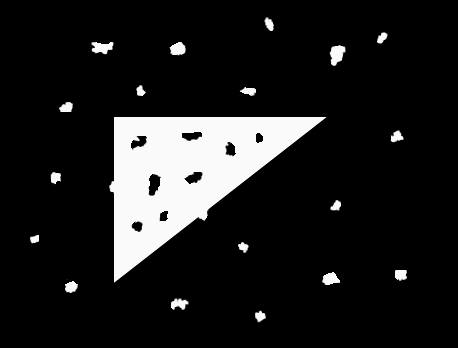
#> input picture image_processing/Ass3/images/noisy.tiff, 458 x 348 px
$ python morph.py   (older library calls are emulated)
#> lines starting #> are read from the running program, lines starting #| are printed output that depends on the picture; after the words box and inside, x2 and y2 are one past the last pixel; in counts of white or black regions, pixels touching at a corner belong together
import numpy as np
import matplotlib.pyplot as plt
import math
from scipy import misc
from scipy.ndimage.morphology import binary_opening, binary_closing, binary_erosion, binary_dilation


def noise_removal(image):
	# Generate disc-matrix
	y,x = np.ogrid[-7: 7+1, -7: 7+1]
	mask = x**2+y**2 <= 7**2

	# Remove noise
	temp = binary_opening(image, mask)
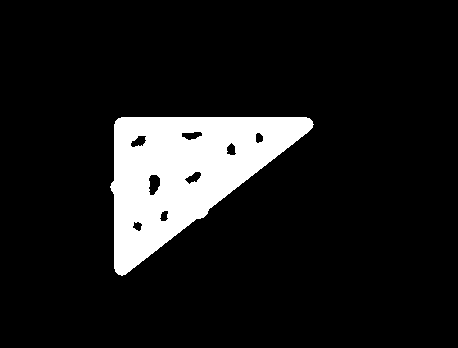
#> temp: shape (348, 458) bool; 10.6% white; 1 white region, box (x1, y1, x2, y2) and area: (110, 117, 314, 276) 16967
	filtered_image = binary_closing(temp, mask)
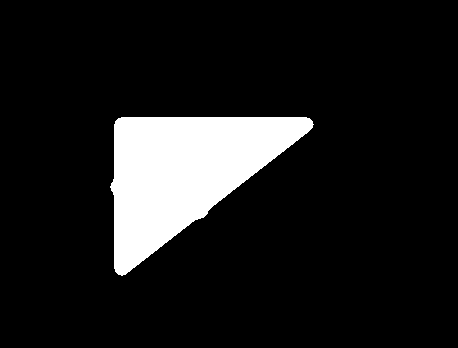
#> filtered_image: shape (348, 458) bool; 11.1% white; 1 white region, box (x1, y1, x2, y2) and area: (110, 117, 314, 276) 17709

	return filtered_image

def task2_2_a():
	image = misc.imread('./images/noisy.tiff', True)
	filtered_image = noise_removal(image)

	# Plotting
	_, ax = plt.subplots(1,2, figsize=(10,5))
	ax[0].imshow(image, cmap = plt.cm.Greys_r)
	ax[0].set_axis_off()
	ax[1].imshow(filtered_image, cmap = plt.cm.Greys_r)
	ax[1].set_axis_off()
	plt.show()
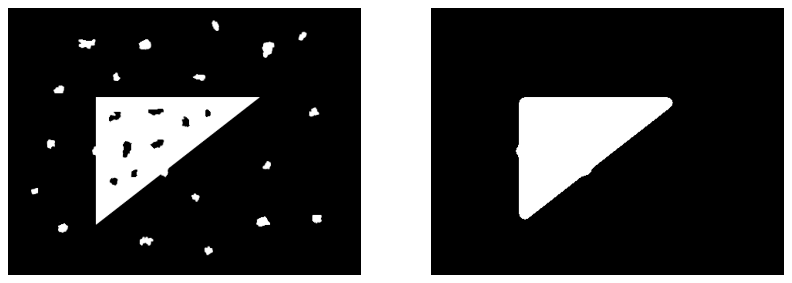
#> figure drawn by matplotlib, 2 panels
#> (the run stopped early here; a loop or call above may not have finished)
